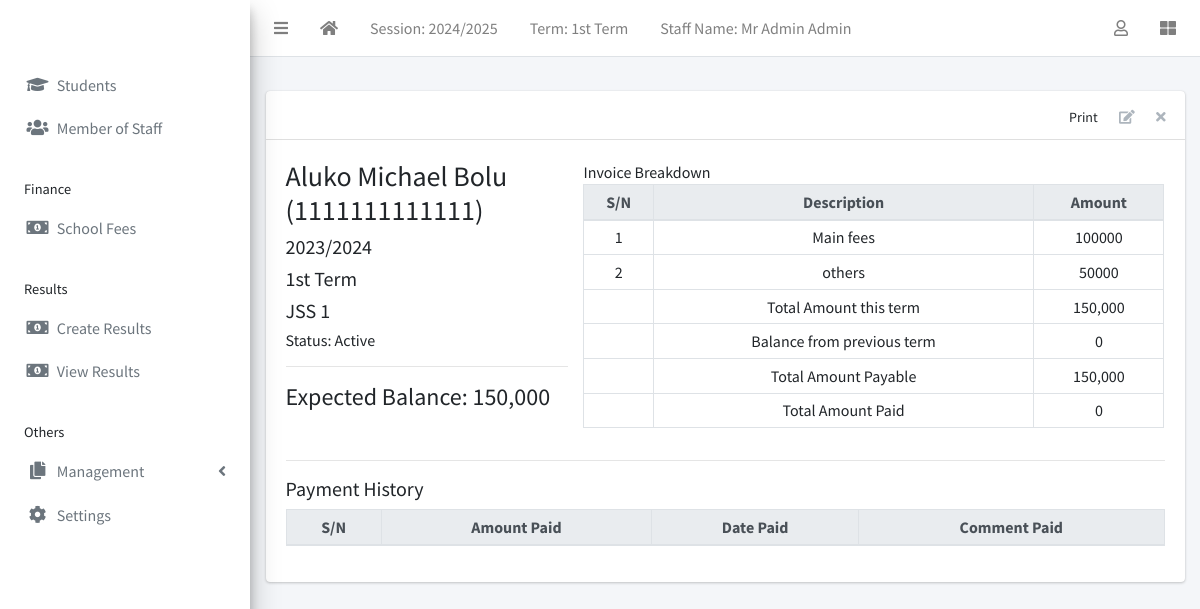
Screenshot of /finance/11/detail/ (signed in) with the database file from the repository.
### apps/corecode/models.py (models this page shows)
class AcademicSession(models.Model):
    name = models.CharField(max_length=200, unique=True)
    current = models.BooleanField(default=True)
    class Meta:
        ordering = ["-name"]
    def __str__(self):
        return self.name

class AcademicTerm(models.Model):
    name = models.CharField(max_length=20, unique=True)
    current = models.BooleanField(default=True)
    class Meta:
        ordering = ["name"]
    def __str__(self):
        return self.name

class StudentClass(models.Model):
    name = models.CharField(max_length=200, unique=True)
    class Meta:
        verbose_name = "Class"
        verbose_name_plural = "Classes"
        ordering = ["name"]
    def __str__(self):
        return self.name

### apps/finance/models.py (models this page shows, shortened)
class Invoice(models.Model):
    student = models.ForeignKey(Student, on_delete=models.CASCADE)
    session = models.ForeignKey(AcademicSession, on_delete=models.CASCADE)
    term = models.ForeignKey(AcademicTerm, on_delete=models.CASCADE)
    class_for = models.ForeignKey(StudentClass, on_delete=models.CASCADE)
    balance_from_previous_term = models.IntegerField(default=0)
    status = models.CharField(
        max_length=20,
        choices=[("active", "Active"), ("closed", "Closed")],
        default="active",
    )
    date_created = models.DateTimeField(auto_now_add=True, blank=True)
    class Meta:
        ordering = ["student", "term"]
    def __str__(self):
        return f"{self.student}"
    def balance(self):
        payable = self.total_amount_payable()
        paid = self.total_amount_paid()
        return payable - paid
    def amount_payable(self):
        items = InvoiceItem.objects.filter(invoice=self)
        total = 0
        for item in items:
            total += item.amount
        return total
    def total_amount_payable(self):
        return self.balance_from_previous_term + self.amount_payable()
    def total_amount_paid(self):
        receipts = Receipt.objects.filter(invoice=self)
        amount = 0
        for receipt in receipts:
            amount += receipt.amount_paid
        return amount

class InvoiceItem(models.Model):
    invoice = models.ForeignKey(Invoice, on_delete=models.CASCADE)
    description = models.CharField(max_length=200)
    amount = models.IntegerField()

### apps/students/models.py (models this page shows, shortened)
class Student(models.Model):
    STATUS_CHOICES = [("active", "Active"), ("inactive", "Inactive")]
    GENDER_CHOICES = [("male", "Male"), ("female", "Female")]
    current_status = models.CharField(
        max_length=10, choices=STATUS_CHOICES, default="active"
    )
    registration_number = models.CharField(max_length=200, unique=True)
    surname = models.CharField(max_length=200)
    firstname = models.CharField(max_length=200)
    other_name = models.CharField(max_length=200, blank=True)
    gender = models.CharField(max_length=10, choices=GENDER_CHOICES, default="male")
    date_of_birth = models.DateField(default=timezone.now)
    current_class = models.ForeignKey(
        StudentClass, on_delete=models.SET_NULL, blank=True, null=True
    )
    date_of_admission = models.DateField(default=timezone.now)
    mobile_num_regex = RegexValidator(
        regex="^[0-9]{10,15}$", message="Entered mobile number isn't in a right format!"
    )
    parent_mobile_number = models.CharField(
        validators=[mobile_num_regex], max_length=13, blank=True
    )
    address = models.TextField(blank=True)
    others = models.TextField(blank=True)
    passport = models.ImageField(blank=True, upload_to="students/passports/")
    class Meta:
        ordering = ["surname", "firstname", "other_name"]
    def __str__(self):
        return f"{self.surname} {self.firstname} {self.other_name} ({self.registration_number})"

### apps/finance/views.py (the view)
# urls.py: path("<int:pk>/detail/", InvoiceDetailView.as_view(), name="invoice-detail"),
class InvoiceDetailView(LoginRequiredMixin, DetailView):
    model = Invoice
    fields = "__all__"
    def get_context_data(self, **kwargs):
        context = super(InvoiceDetailView, self).get_context_data(**kwargs)
        context["receipts"] = Receipt.objects.filter(invoice=self.object)
        context["items"] = InvoiceItem.objects.filter(invoice=self.object)
        return context

### apps/finance/templates/finance/invoice_detail.html (shortened to what this page needs)
{% extends 'base.html' %}
{% load humanize %}
{% block content-header %}
<div class="card-header">
  <div class="card-tools">
    <a onclick="print()" class="btn btn-tool">Print</a>
    <a href="{% url 'invoice-update' object.id %}" class="btn btn-tool">
      <i class="fas fa-edit"></i>
    </a>
    <a href="{% url 'invoice-delete' object.id %}" class="btn btn-tool">
      <i class="fas fa-times"></i>
    </a>
  </div>
</div>
{% endblock content-header %}
{% block content %}
<div class="row">
  <div class="col-sm-4">
    <h3>{{ object }} </h3>
    <h5>{{ object.session }} </h5>
    <h5>{{ object.term }} </h5>
    <h5>{{ object.class_for }} </h5>
    <h6>Status: {{ object.get_status_display }} </h6>
    <hr>
    <div>
      <h4>Expected Balance: {{ object.balance | intcomma }}</h4>
    </div>
  </div>
  <div class="col-sm-8">
    <table class="table table-sm table-bordered">
      <thead class="thead-light">
        <tr>
          <th>S/N</th>
          <th>Description</th>
          <th>Amount</th>
        </tr>
      </thead>
      <tbody>
        {% for item in items %}
        <tr>
          <td>{{ forloop.counter }} </td>
          <td>{{ item.description }} </td>
          <td>{{ item.amount }} </td>
        </tr>
        {% endfor %}
      </tbody>
      <tfoot>
        <tr>
          <td></td>
          <td>Total Amount this term</td>
          <td>{{ object.amount_payable | intcomma}}</td>
        </tr>
        <tr>
          <td></td>
          <td>Balance from previous term</td>
          <td>{{ object.balance_from_previous_term | intcomma }}</td>
        </tr>
        <tr>
          <td></td>
          <td>Total Amount Payable</td>
          <td>{{ object.total_amount_payable | intcomma}}</td>
        </tr>
        <tr>
          <td></td>
          <td>Total Amount Paid</td>
          <td>{{ object.total_amount_paid | intcomma}}</td>
        </tr>
      </tfoot>
    </table>
  </div>
</div>
<hr>
<h5>Payment History</h5>
<table class="table table-bordered table-sm">
  <thead class="thead-light">
    <tr>
      <th>S/N</th>
      <th>Amount Paid</th>
      <th>Date Paid</th>
      <th>Comment Paid</th>
    </tr>
  </thead>
</table>
{% endblock content %}

### templates/base.html (shortened to what this page needs)
{% load static %}
<!DOCTYPE html>
<html lang="en">
<head>
  <link rel="stylesheet" href="{% static 'plugins/fontawesome-free/css/all.min.css' %}">
  <link rel="stylesheet" href="{% static 'plugins/toastr/toastr.min.css' %}">
  <link rel="stylesheet"
    href="{% static 'plugins/overlayScrollbars/css/OverlayScrollbars.min.css' %}">
  <link rel="stylesheet" href="{% static 'plugins/Datatables/datatables.min.css' %}" />
  <link rel="stylesheet" href="{% static 'dist/css/adminlte.min.css' %}">
</head>
<body
  class="hold-transition sidebar-mini layout-fixed layout-navbar-fixed layout-footer-fixed">
  <div class="wrapper">
    <nav class="main-header navbar navbar-expand navbar-white navbar-light">
      <ul class="navbar-nav">
        <li class="nav-item">
          <a class="nav-link" data-widget="pushmenu" href="#" role="button"><i
              class="fas fa-bars"></i></a>
        </li>
        <li class="nav-item d-none d-sm-inline-block">
          <a href="{% url 'home' %} " class="nav-link"><i class="fa fa-home"></i></a>
        </li>
        <li class="nav-item d-none d-sm-inline-block">
          <a href="{% url 'current-session' %}" class="nav-link">Session: {{ current_session }}</a>
        </li>
        <li class="nav-item d-none d-sm-inline-block">
          <a href="{% url 'current-session' %}" class="nav-link">Term: {{ current_term }}</a>
        </li>
        <li class="nav-item d-none d-sm-inline-block">
          <a href="{% url 'home' %} " class="nav-link">Staff Name: {{ staff_name }}</a>
        </li>
      </ul>
      <ul class="navbar-nav ml-auto">
        <li class="nav-item dropdown">
          <a class="nav-link" data-toggle="dropdown" href="#">
            <i class="far fa-user"></i>
          </a>
        </li>
        <li class="nav-item">
          <a class="nav-link" data-widget="control-sidebar" data-slide="true"
            href="#" role="button"><i class="fas fa-th-large"></i></a>
        </li>
      </ul>
    </nav>
    <aside class="main-sidebar   elevation-4">
      <a href="{% url 'home' %}" class="brand-link">{{ school_name | default:"MySchool" }}</a>
      <div class="sidebar">
        <nav class="mt-2">
          <ul class="nav nav-pills nav-sidebar flex-column"
            data-widget="treeview" role="menu" data-accordion="false">
            <li class="nav-item">
              <a href="{% url 'student-list' %}" class="nav-link">
                <i class="nav-icon fas fa-graduation-cap"></i>
                <p>
                  Students
                </p>
              </a>
            </li>
            {% if staff_type == "admin" %}
              <li class="nav-item">
                <a href="{% url 'staff-list' %}" class="nav-link">
                  <i class="nav-icon fas fa-users"></i>
                  <p>
                    Member of Staff
                  </p>
                </a>
              </li>
            {% endif %}
            {% if staff_type == "finance" or staff_type == "admin" %}
              <li class="nav-header">Finance</li>
              <li class="nav-item">
                <a href="{% url 'invoice-list' %}" class="nav-link">
                  <i class="nav-icon fas fa-money-bill-alt"></i>
                  <p>
                    School Fees
                  </p>
                </a>
              </li>
            {% endif %}
            {% if staff_type == "teacher" or staff_type == "admin" %}
              <li class="nav-header">Results</li>
              <li class="nav-item">
                <a href="{% url 'create-result' %}" class="nav-link">
                  <i class="nav-icon fas fa-money-bill-alt"></i>
                  <p>
                    Create Results
                  </p>
                </a>
              </li>
            <li class="nav-item">
              <a href="{% url 'view-a-result' "all" %}" class="nav-link">
                <i class="nav-icon fas fa-money-bill-alt"></i>
                <p>
                  View Results
                </p>
              </a>
            </li>
            {% endif %}
            <li class="nav-header">Others</li>
            {% if staff_type == "admin" %}
              <li class="nav-item has-treeview">
                <a href="#" class="nav-link">
                  <i class="nav-icon fas fa-copy"></i>
                  <p>
                    Management
                    <i class="fas fa-angle-left right"></i>
                  </p>
                </a>
              </li>
            {% endif %}
            <li class="nav-item">
              <a href="{% url 'configs' %}" class="nav-link">
                <i class="nav-icon fas fa-cog"></i>
                <p>
                  Settings
                </p>
              </a>
            </li>
          </ul>
        </nav>
      </div>
    </aside>
    <div class="content-wrapper">
      <section class="content-header">
      </section>
      <section class="content">
        <div class="container-fluid">
          <div class="row">
            <div class="col-md-12">
              {% block fullcard %}
              <div class="card">
                {% block content-header %}{% endblock content-header %}
                <div class="card-body">
                  <div class="row">
                    <div class="col">
                      {% block content %}
                      {% endblock content %}
                    </div>
                  </div>
                </div>
              </div>
              {% endblock fullcard %}
            </div>
          </div>
        </div>
      </section>
    </div>
  </div>
</body>
</html>

### apps/finance/templates/finance/invoice_detail.html (style rules this page uses)
table { text-align: center; }

### rows the page displays
AcademicSession: name "2024/2025"
AcademicTerm: name "1st Term"
Invoice: student.registration_number "Aluko Michael Bolu (1111111111111)", session "2023/2024", term "1st Term", class_for "JSS 1", status "Active", balance "150,000", amount_payable "150,000", balance_from_previous_term "0", total_amount_payable "150,000", total_amount_paid "0"
InvoiceItem: description "Main fees", amount "100000"
InvoiceItem: description "others", amount "50000"

### other values shown
{{ staff_name }} "Mr Admin Admin"
